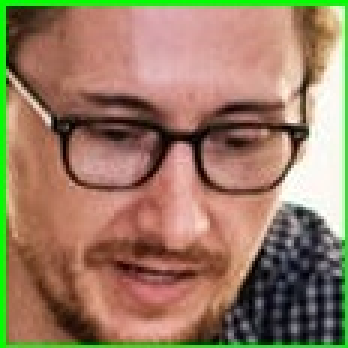
#> input picture 116116_faces.jpg, 116 x 116 px (shown 3 times larger)
$ python app.py 116116_faces.jpg
#> lines starting #> are read from the running program, lines starting #| are printed output that depends on the picture; after the words box and inside, x2 and y2 are one past the last pixel; in counts of white or black regions, pixels touching at a corner belong together
import cv2
import sys

imagePath = sys.argv[1]

image = cv2.imread(imagePath)
#> image is the input picture: shape (116, 116, 3); mean B, G, R 99, 124.2, 152.5
gray = cv2.cvtColor(image, cv2.COLOR_BGR2GRAY)
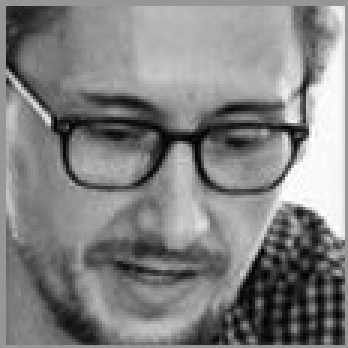
#> gray: shape (116, 116) (shown 3 times larger); min 0, max 255, mean 129.8

faceCascade = cv2.CascadeClassifier(cv2.data.haarcascades + "haarcascade_frontalface_default.xml")
faces = faceCascade.detectMultiScale(
        gray,
        scaleFactor=1.3,
        minNeighbors=3,
        minSize=(30, 30)
)
#> faces = ()

print("Found {0} Faces!".format(len(faces)))
#| Found 0 Faces!

for (x, y, w, h) in faces:
    cv2.rectangle(image, (x, y), (x + w, y + h), (0, 255, 0), 2)
    roi_color = image[y:y + h, x:x + w]
    print("[INFO] Object found. Saving locally.")
    cv2.imwrite(str(w) + str(h) + '_faces.jpg', roi_color)
#> this loop made 0 passes


status = cv2.imwrite('faces_detected.jpg', image)
print("[INFO] Image faces_detected.jpg written to filesystem: ", status)
#| [INFO] Image faces_detected.jpg written to filesystem:  True

$ run again, on 8282_faces.jpg
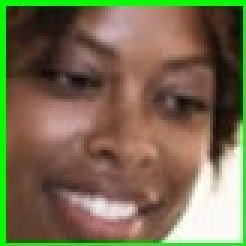
#> input picture 8282_faces.jpg, 82 x 82 px (shown 3 times larger)
#> image is the input picture: shape (82, 82, 3); mean B, G, R 80.2, 108.8, 120.3
#> `gray = cv2.cvtColor(image, cv2.COLOR_BGR2GRAY)`:
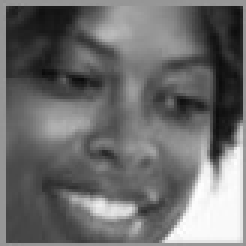
#> gray: shape (82, 82) (shown 3 times larger); min 10, max 254, mean 108.9
#> faces = ()
#| Found 0 Faces!
#| [INFO] Image faces_detected.jpg written to filesystem:  True

$ run again, on 9999_faces.jpg
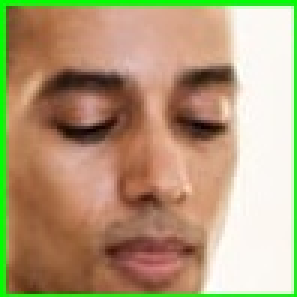
#> input picture 9999_faces.jpg, 99 x 99 px (shown 3 times larger)
#> image is the input picture: shape (99, 99, 3); mean B, G, R 121, 156.2, 178.7
#> `gray = cv2.cvtColor(image, cv2.COLOR_BGR2GRAY)`:
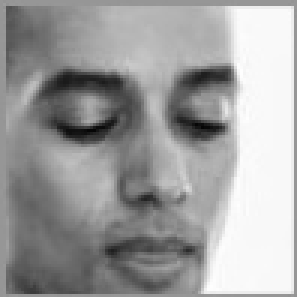
#> gray: shape (99, 99) (shown 3 times larger); min 5, max 254, mean 158.9
#> faces = [[11, 12, 80, 80]]
#| Found 1 Faces!
#> the loop `for (x, y, w, h) in faces:` made 1 pass
#> (printed output is left out)
#> after the loop `for (x, y, w, h) in faces:`:
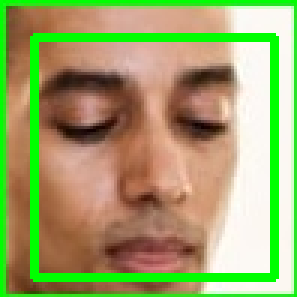
#> image: shape (99, 99, 3) (shown 3 times larger); 9.75% of pixels changed, all inside (x1, y1, x2, y2) = (10, 11, 93, 94)
#| [INFO] Image faces_detected.jpg written to filesystem:  True

$ run again, on people_with_phones.png
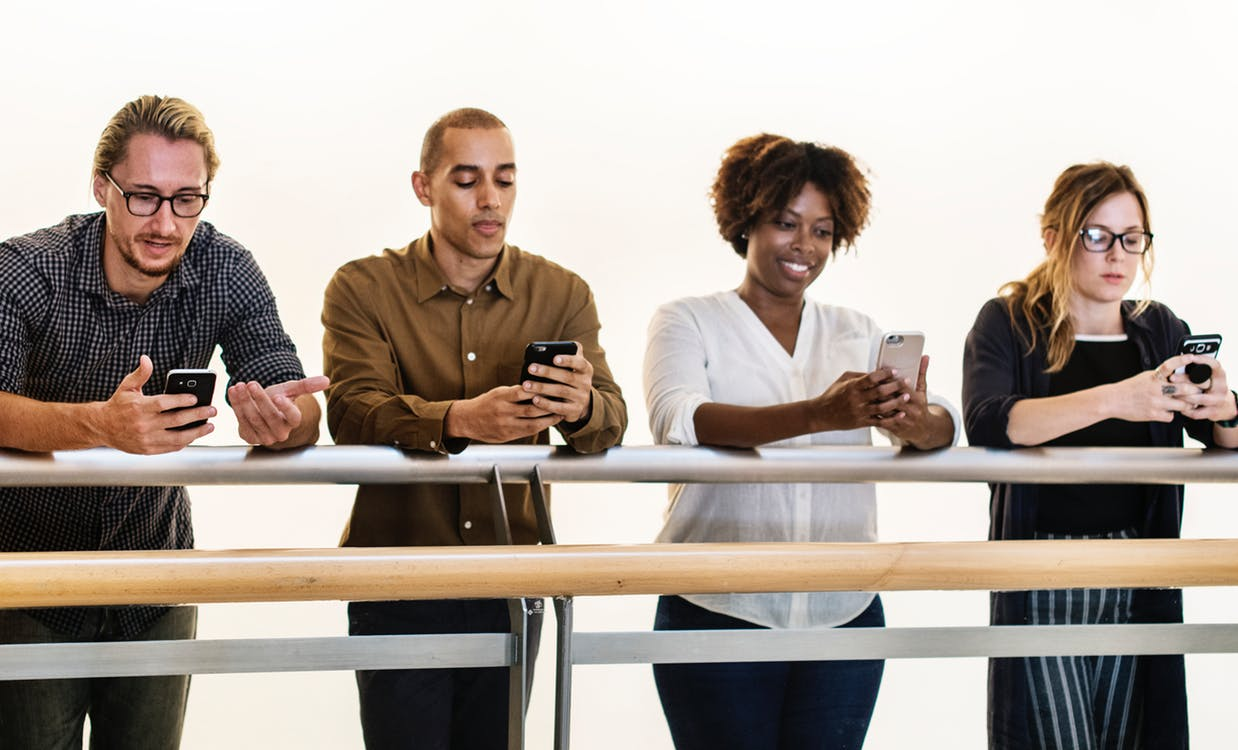
#> input picture people_with_phones.png, 1238 x 750 px
#> image is the input picture: shape (750, 1238, 3); mean B, G, R 154.5, 163.1, 173.8
#> faces = [[437, 141, 99, 99], [762, 198, 82, 82], [106, 153, 116, 116], [1016, 183, 151, 151]]
#| Found 4 Faces!
#> the loop `for (x, y, w, h) in faces:` made 4 passes
#> (printed output is left out)
#> pass 1, `roi_color = image[y:y + h, x:x + w]`:
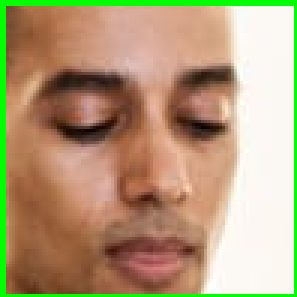
#> roi_color: shape (99, 99, 3) (shown 3 times larger); mean B, G, R 120.9, 156.5, 178.7
#> after the loop `for (x, y, w, h) in faces:`:
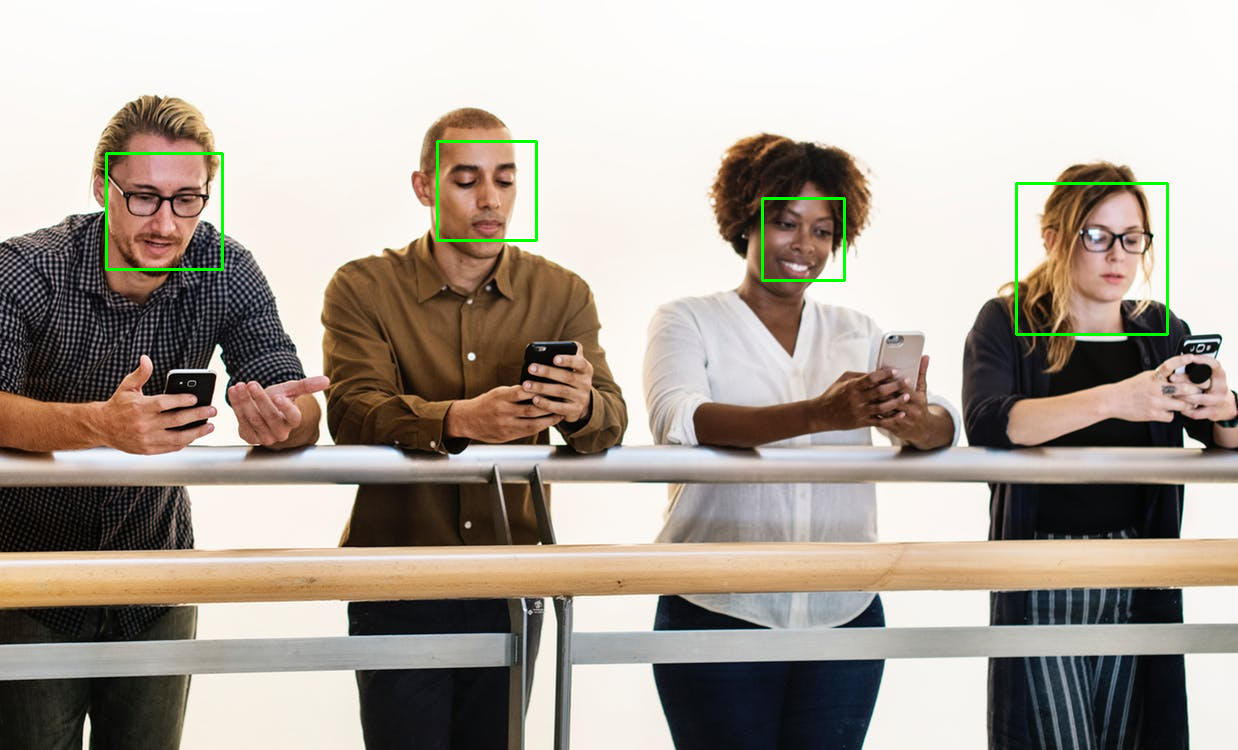
#> image: shape (750, 1238, 3); 0.58% of pixels changed, all inside (x1, y1, x2, y2) = (105, 140, 1169, 336)
#| [INFO] Image faces_detected.jpg written to filesystem:  True
